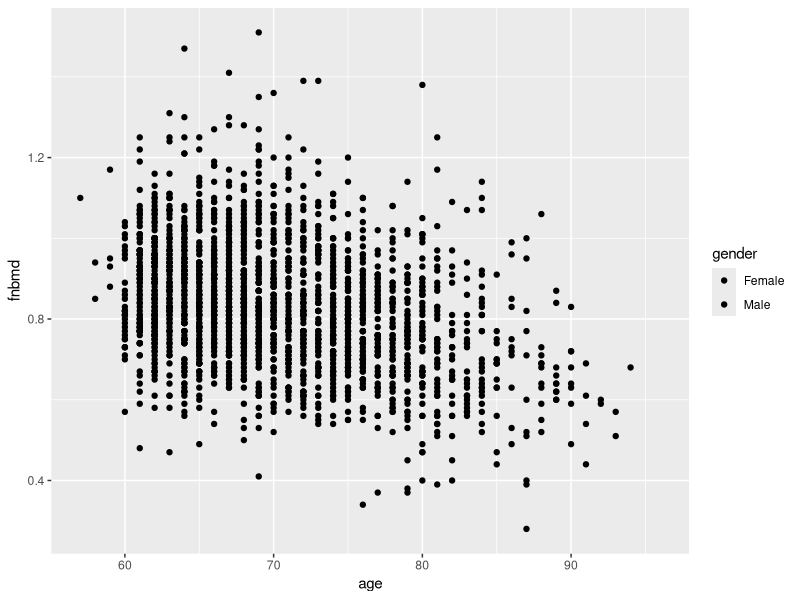
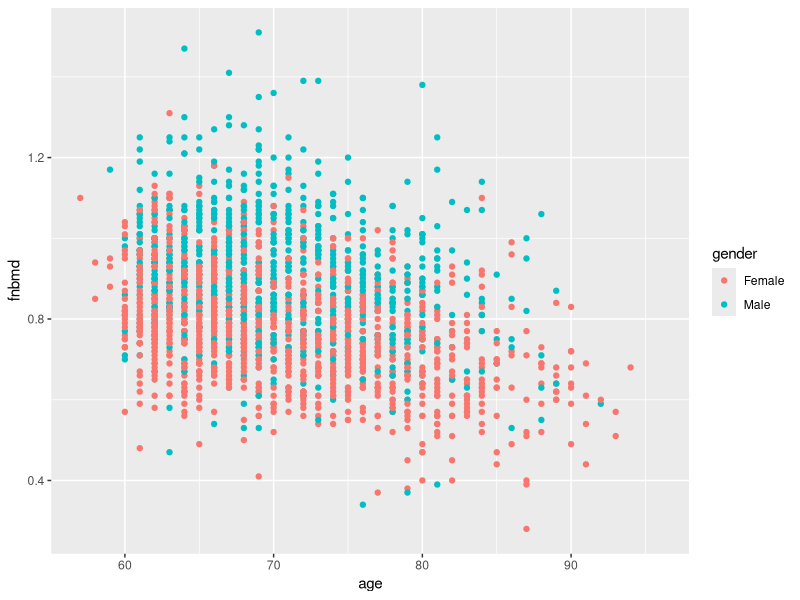
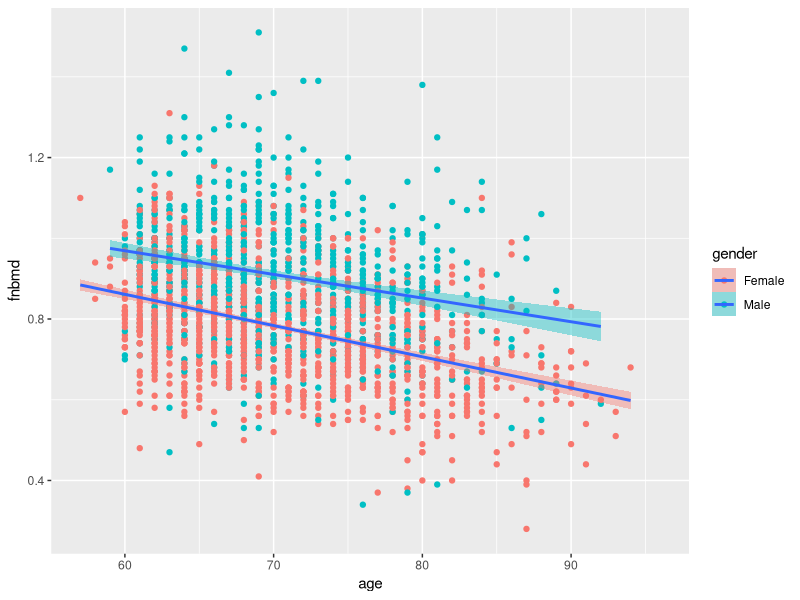
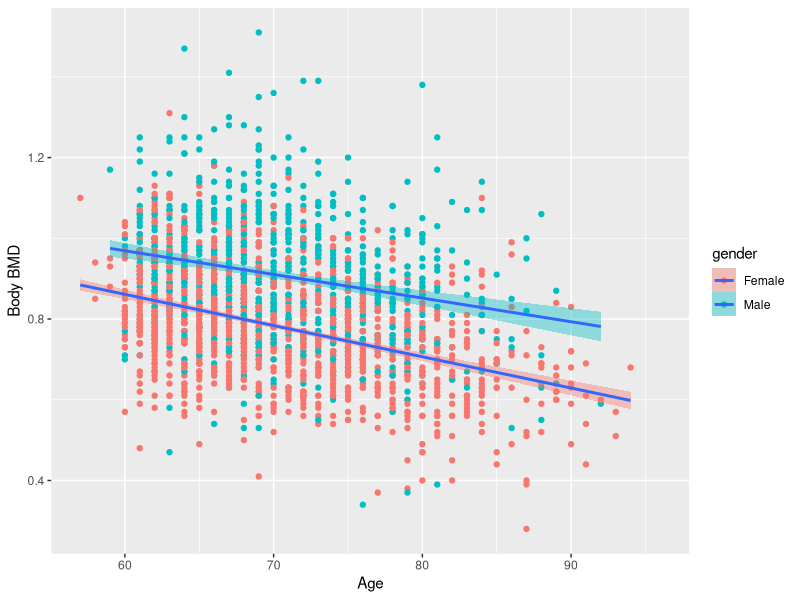
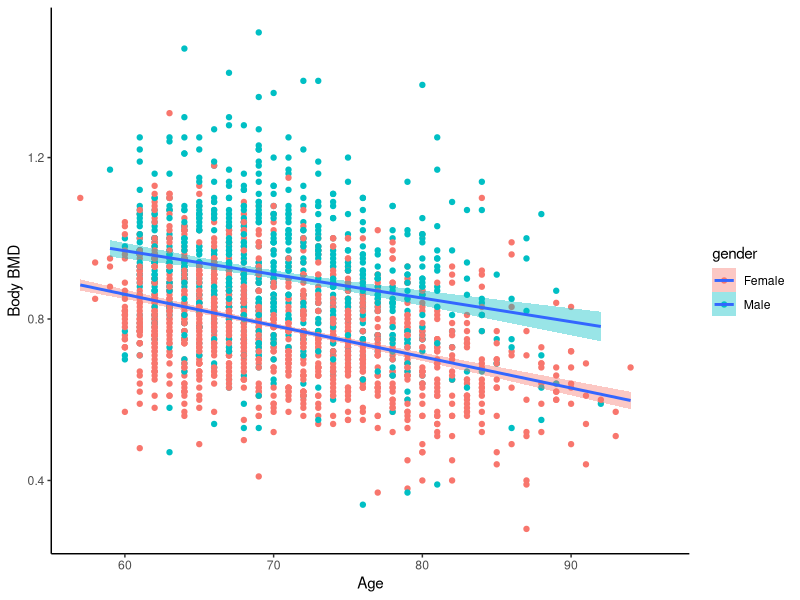
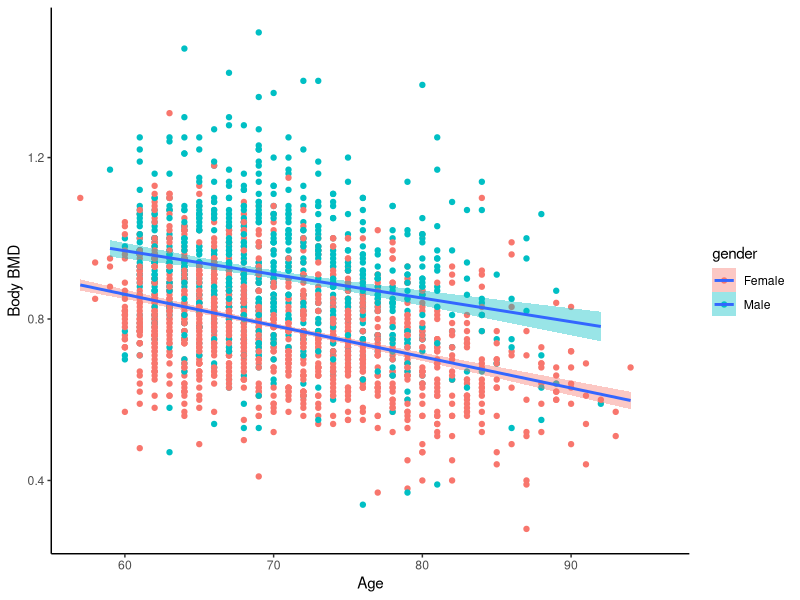
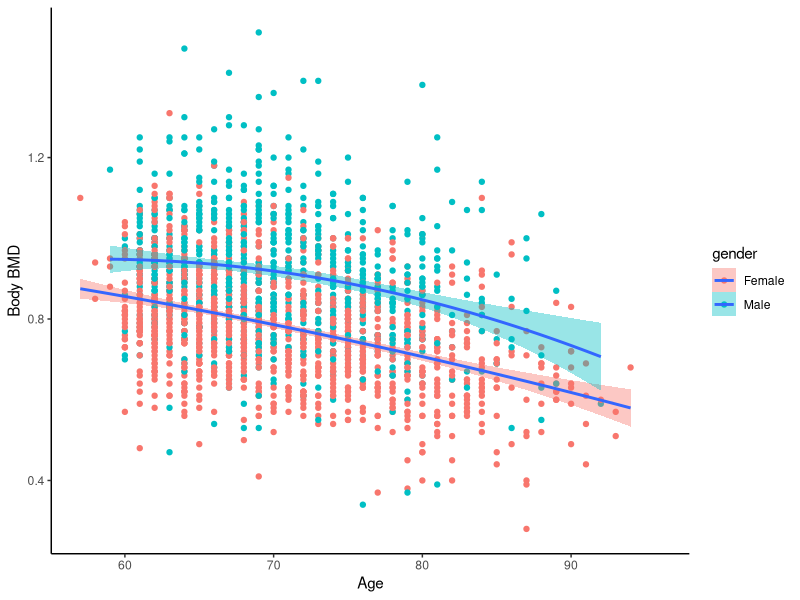

Reproduce these figures in R, in order.
library('ggplot2')
# Read dataset bone
ob =read.csv("bone.csv")
#Check names column in dataset
names(ob)
#D Define the ggplot function
p =ggplot(ob, aes(x=age, y= fnbmd, fill=gender))
# Add point in graph
p + geom_point()
# Add color by gender
p + geom_point(aes(col=gender))
p + geom_point(aes(col=gender)) +geom_smooth(method = "lm")
p + geom_point(aes(col=gender)) +geom_smooth(method = "lm") + xlab("Age") + ylab("Body BMD")
p + geom_point(aes(col=gender)) +geom_smooth(method = "lm") + xlab("Age") + ylab("Body BMD") + theme_classic()
p + geom_point(aes(col=gender)) +geom_smooth(method = "lm") + xlab("Age") + ylab("Body BMD") + theme_classic()
p + geom_point(aes(col=gender)) +geom_smooth(method = "lm", formula = y~x +I(x^2)) + xlab("Age") + ylab("Body BMD") + theme_classic()
